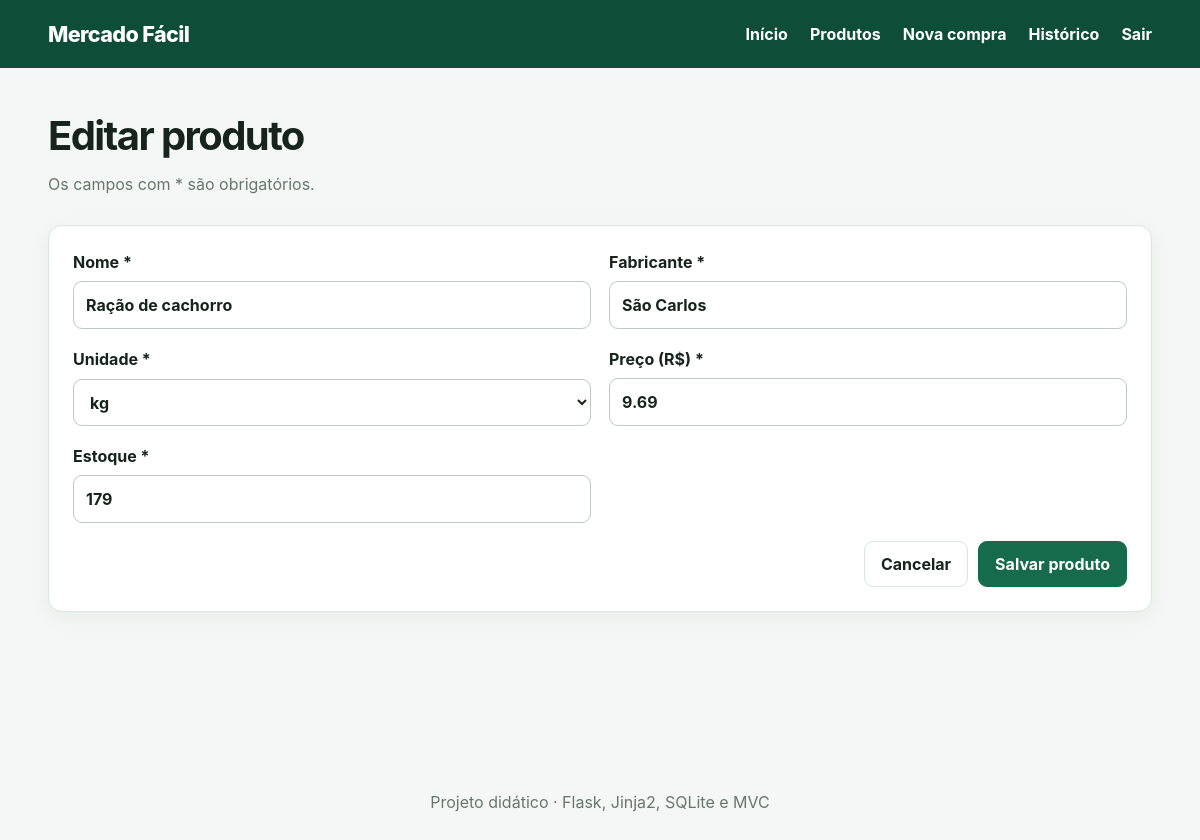
Screenshot of /produtos/2/editar (signed in) with the database file from the repository.
### tables this page shows
CREATE TABLE produtos (
    id INTEGER PRIMARY KEY AUTOINCREMENT,
    nome TEXT NOT NULL,
    fabricante TEXT NOT NULL,
    unidade TEXT NOT NULL,
    preco_centavos INTEGER NOT NULL CHECK (preco_centavos >= 0),
    estoque INTEGER NOT NULL DEFAULT 0 CHECK (estoque >= 0),
    criado_em TEXT NOT NULL DEFAULT CURRENT_TIMESTAMP
);

### controllers/produto_controller.py (the view, shortened to what this page needs)
@produto_bp.route("/<int:produto_id>/editar", methods=("GET", "POST"))
def editar(produto_id):
    produto = produto_model.buscar(produto_id)
    if produto is None:
        abort(404)
    return render_template("produto_form.html", produto=produto)

### database.py (called while the page is built)
def get_db():
    if "db" not in g:
        database_path = Path(current_app.config["DATABASE"])
        database_path.parent.mkdir(parents=True, exist_ok=True)
        g.db = sqlite3.connect(database_path)
        g.db.row_factory = sqlite3.Row
        g.db.execute("PRAGMA foreign_keys = ON")
    return g.db

### models/produto.py (called while the page is built)
def buscar(produto_id):
    return get_db().execute("SELECT * FROM produtos WHERE id = ?", (produto_id,)).fetchone()

### templates/produto_form.html (shortened to what this page needs)
{% extends "base.html" %}
{% block conteudo %}
<div class="cabecalho-pagina"><div><h1>{{ 'Editar' if produto else 'Novo' }} produto</h1><p>Os campos com * são obrigatórios.</p></div></div>
<form method="post" class="painel formulario grade-form">
  <label>Nome *<input name="nome" required value="{{ produto.nome if produto else request.form.get('nome', '') }}"></label>
  <label>Fabricante *<input name="fabricante" required value="{{ produto.fabricante if produto else request.form.get('fabricante', '') }}"></label>
  <label>Unidade *<select name="unidade" required>{% set atual = produto.unidade if produto else request.form.get('unidade', '') %}{% for u in ['unidade', 'kg', 'g', 'litro', 'ml', 'caixa', 'pacote'] %}<option value="{{ u }}" {{ 'selected' if atual == u }}>{{ u }}</option>{% endfor %}</select></label>
  <label>Preço (R$) *<input name="preco" inputmode="decimal" required placeholder="12,90" value="{{ ('%.2f'|format(produto.preco_centavos / 100)) if produto else request.form.get('preco', '') }}"></label>
  <label>Estoque *<input type="number" name="estoque" min="0" required value="{{ produto.estoque if produto else request.form.get('estoque', 0) }}"></label>
  <div class="form-acoes"><a class="botao secundario" href="{{ url_for('produto.listar') }}">Cancelar</a><button class="botao primario">Salvar produto</button></div>
</form>
{% endblock %}

### static/style.css (style rules this page uses)
:root { --verde:#176b4d;--verde-escuro:#0e4d37;--fundo:#f4f7f5;--texto:#17231d;--borda:#dce5df;--branco:#fff;--erro:#b42318 }
* { box-sizing:border-box }
body { margin:0;font-family:Inter,system-ui,-apple-system,"Segoe UI",sans-serif;background:var(--fundo);color:var(--texto);line-height:1.5 }
a { color:var(--verde);font-weight:650;text-decoration:none }
.cabecalho-pagina { display:flex;justify-content:space-between;align-items:center;gap:20px;margin-bottom:24px }
.cabecalho-pagina h1 { margin:0;font-size:clamp(1.8rem,4vw,2.5rem);letter-spacing:-.04em }
.cabecalho-pagina p,.auth-card>p { color:#68766e;margin:.35rem 0 }
.card,.painel,.auth-card,.comprovante { background:#fff;border:1px solid var(--borda);border-radius:14px;padding:24px;box-shadow:0 6px 24px rgba(20,60,40,.05) }
.formulario { display:grid;gap:18px }
.formulario label,.adicionar-item label { font-weight:650;display:grid;gap:7px }
input,select { width:100%;border:1px solid #bdcac2;border-radius:9px;padding:11px 12px;background:#fff;font:inherit;color:inherit }
.botao { display:inline-flex;align-items:center;justify-content:center;border:1px solid var(--borda);border-radius:9px;padding:10px 16px;background:#fff;color:var(--texto);font:inherit;font-weight:700;cursor:pointer }
.botao.primario { background:var(--verde);border-color:var(--verde);color:#fff }
.botao.secundario { background:#fff }
.grade-form { grid-template-columns:repeat(2,1fr) }
.form-acoes { grid-column:1/-1;display:flex;justify-content:flex-end;gap:10px }

### rows the page displays
produtos: nome "Ração de cachorro", fabricante "São Carlos", preco "9.69", estoque "179"

### other values shown
{{ 'Editar' if produto else 'Novo' }} "Editar"
form field unidade "kg"
